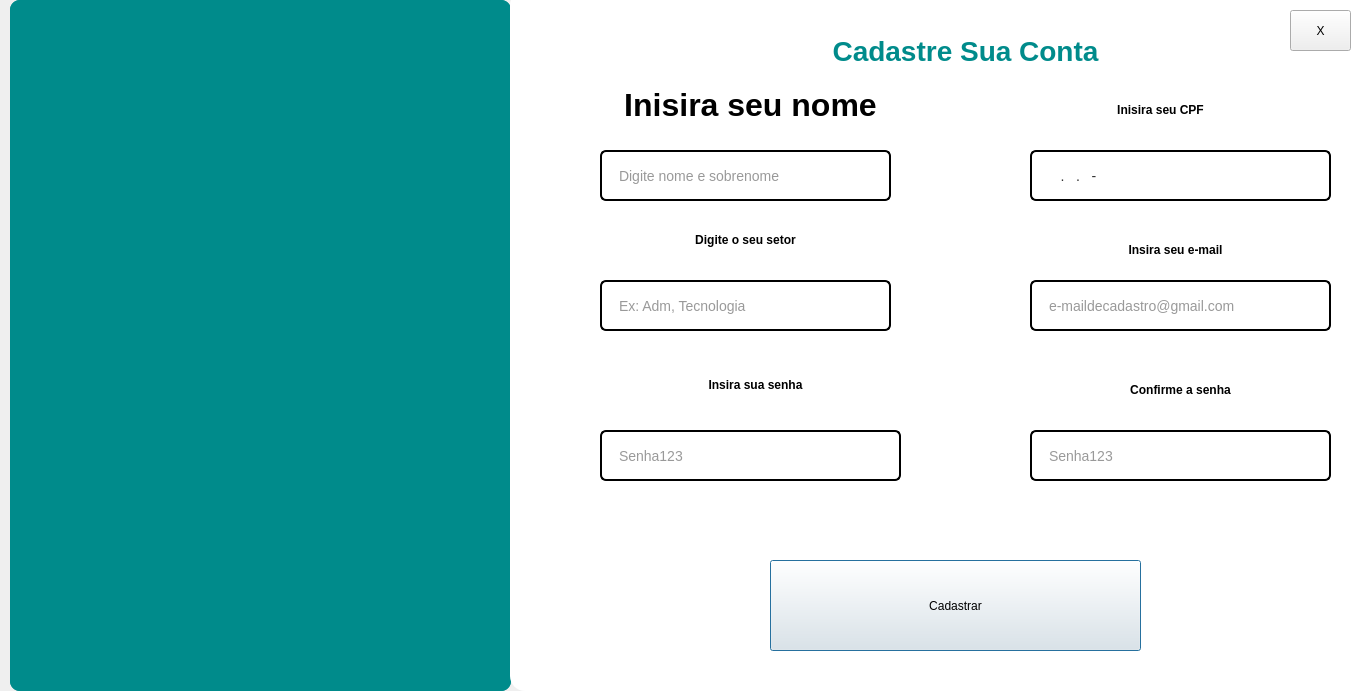
<?xml version="1.0" encoding="UTF-8"?>
<ui version="4.0">
 <class>Dialog</class>
 <widget class="QDialog" name="Dialog">
  <property name="windowModality">
   <enum>Qt::NonModal</enum>
  </property>
  <property name="geometry">
   <rect>
    <x>0</x>
    <y>0</y>
    <width>1366</width>
    <height>691</height>
   </rect>
  </property>
  <property name="maximumSize">
   <size>
    <width>16777215</width>
    <height>16777215</height>
   </size>
  </property>
  <property name="windowTitle">
   <string>Dialog</string>
  </property>
  <property name="layoutDirection">
   <enum>Qt::LeftToRight</enum>
  </property>
  <widget class="QFrame" name="frame">
   <property name="geometry">
    <rect>
     <x>10</x>
     <y>0</y>
     <width>501</width>
     <height>691</height>
    </rect>
   </property>
   <property name="styleSheet">
    <string notr="true">background-color: #008b8b;

border-radius: 10px</string>
   </property>
   <property name="frameShape">
    <enum>QFrame::StyledPanel</enum>
   </property>
   <property name="frameShadow">
    <enum>QFrame::Raised</enum>
   </property>
   <widget class="QLabel" name="lbl_logo">
    <property name="geometry">
     <rect>
      <x>0</x>
      <y>0</y>
      <width>501</width>
      <height>691</height>
     </rect>
    </property>
    <property name="text">
     <string/>
    </property>
    <property name="pixmap">
     <pixmap>../../../Downloads/Bem Vindo!.png</pixmap>
    </property>
    <property name="scaledContents">
     <bool>true</bool>
    </property>
   </widget>
  </widget>
  <widget class="QFrame" name="frame_3">
   <property name="geometry">
    <rect>
     <x>510</x>
     <y>-10</y>
     <width>991</width>
     <height>701</height>
    </rect>
   </property>
   <property name="styleSheet">
    <string notr="true">QFrame {
    background-color: #ffffff; /* Fundo branco */
    border: none; /* Sem borda */
    border-radius: 15px; /* Bordas arredondadas */
}
</string>
   </property>
   <property name="frameShape">
    <enum>QFrame::StyledPanel</enum>
   </property>
   <property name="frameShadow">
    <enum>QFrame::Raised</enum>
   </property>
   <widget class="QLabel" name="label_8">
    <property name="geometry">
     <rect>
      <x>120</x>
      <y>20</y>
      <width>671</width>
      <height>81</height>
     </rect>
    </property>
    <property name="font">
     <font>
      <pointsize>-1</pointsize>
      <weight>75</weight>
      <bold>true</bold>
     </font>
    </property>
    <property name="styleSheet">
     <string notr="true">QLabel {
    font-size: 28px; 
    text-align: center; 
    font-weight: bold; 
    color: #008b8b;
}

</string>
    </property>
    <property name="text">
     <string>Cadastre Sua Conta</string>
    </property>
    <property name="alignment">
     <set>Qt::AlignCenter</set>
    </property>
   </widget>
   <widget class="QLineEdit" name="txt_nomeadm">
    <property name="geometry">
     <rect>
      <x>90</x>
      <y>160</y>
      <width>291</width>
      <height>51</height>
     </rect>
    </property>
    <property name="styleSheet">
     <string notr="true">QLineEdit {
    background-color: white; /* Fundo branco */
    border: 2px solid black; /* Borda preta */
    border-radius: 6px; 
    padding: 10px 15px; 
    font-size: 14px;
    font-family: Arial, sans-serif;
    color: #333333; 
    transition: background-color 0.3s ease, border 0.3s ease, box-shadow 0.3s ease;
    box-shadow: 0px 3px 5px rgba(0, 0, 0, 0.15); 
}

QLineEdit:hover {
    border: 2px solid black; /* Mantém a borda preta ao passar o mouse */
    background-color: #f5faff; 
    box-shadow: 0px 4px 8px rgba(0, 0, 0, 0.2);
}

QLineEdit:focus {
    border: 2px solid black; /* Mantém a borda preta ao focar */
    background-color: white; /* Fundo branco */
    box-shadow: 0px 0px 10px rgba(102, 153, 153, 0.5);
    outline: none;
}

QLineEdit:disabled {
    background-color: #ebebeb; 
    border: 2px solid rgba(179, 214, 214, 255);
    color: #a0a0a0;
    box-shadow: none;
}

</string>
    </property>
    <property name="placeholderText">
     <string>Digite nome e sobrenome</string>
    </property>
   </widget>
   <widget class="QLabel" name="lbl_usuario">
    <property name="geometry">
     <rect>
      <x>0</x>
      <y>150</y>
      <width>71</width>
      <height>61</height>
     </rect>
    </property>
    <property name="text">
     <string/>
    </property>
    <property name="pixmap">
     <pixmap>../Front2/icone/Icone (4).png</pixmap>
    </property>
    <property name="scaledContents">
     <bool>true</bool>
    </property>
   </widget>
   <widget class="QLabel" name="label_4">
    <property name="geometry">
     <rect>
      <x>80</x>
      <y>90</y>
      <width>321</width>
      <height>51</height>
     </rect>
    </property>
    <property name="styleSheet">
     <string notr="true">font: 75 18pt &quot;Verdana&quot;;</string>
    </property>
    <property name="text">
     <string>&lt;html&gt;&lt;head/&gt;&lt;body&gt;&lt;p align=&quot;center&quot;&gt;&lt;span style=&quot; font-size:24pt; font-weight:600;&quot;&gt;Inisira seu nome&lt;/span&gt;&lt;/p&gt;&lt;/body&gt;&lt;/html&gt;</string>
    </property>
   </widget>
   <widget class="QLabel" name="label">
    <property name="geometry">
     <rect>
      <x>510</x>
      <y>100</y>
      <width>281</width>
      <height>41</height>
     </rect>
    </property>
    <property name="styleSheet">
     <string notr="true">font: 75 24pt &quot;Verdana&quot;;</string>
    </property>
    <property name="text">
     <string>&lt;html&gt;&lt;head/&gt;&lt;body&gt;&lt;p align=&quot;center&quot;&gt;&lt;span style=&quot; font-weight:600;&quot;&gt;Inisira seu CPF&lt;/span&gt;&lt;/p&gt;&lt;/body&gt;&lt;/html&gt;</string>
    </property>
   </widget>
   <widget class="QLineEdit" name="txt_cpf">
    <property name="geometry">
     <rect>
      <x>520</x>
      <y>160</y>
      <width>301</width>
      <height>51</height>
     </rect>
    </property>
    <property name="styleSheet">
     <string notr="true">QLineEdit {
    background-color: white; /* Fundo branco */
    border: 2px solid black; /* Borda preta */
    border-radius: 6px; 
    padding: 10px 15px; 
    font-size: 14px;
    font-family: Arial, sans-serif;
    color: #333333; 
    transition: background-color 0.3s ease, border 0.3s ease, box-shadow 0.3s ease;
    box-shadow: 0px 3px 5px rgba(0, 0, 0, 0.15); 
}

QLineEdit:hover {
    border: 2px solid black; /* Mantém a borda preta ao passar o mouse */
    background-color: #f5faff; 
    box-shadow: 0px 4px 8px rgba(0, 0, 0, 0.2);
}

QLineEdit:focus {
    border: 2px solid black; /* Mantém a borda preta ao focar */
    background-color: white; /* Fundo branco */
    box-shadow: 0px 0px 10px rgba(102, 153, 153, 0.5);
    outline: none;
}

QLineEdit:disabled {
    background-color: #ebebeb; 
    border: 2px solid rgba(179, 214, 214, 255);
    color: #a0a0a0;
    box-shadow: none;
}
</string>
    </property>
    <property name="inputMask">
     <string>000.000.000-00</string>
    </property>
    <property name="placeholderText">
     <string>Ex: 000.000.000-00</string>
    </property>
   </widget>
   <widget class="QLabel" name="lbl_cpf">
    <property name="geometry">
     <rect>
      <x>430</x>
      <y>150</y>
      <width>71</width>
      <height>61</height>
     </rect>
    </property>
    <property name="text">
     <string/>
    </property>
    <property name="pixmap">
     <pixmap>../Front2/icone/Icone (8).png</pixmap>
    </property>
    <property name="scaledContents">
     <bool>true</bool>
    </property>
   </widget>
   <widget class="QLabel" name="label_7">
    <property name="geometry">
     <rect>
      <x>70</x>
      <y>230</y>
      <width>331</width>
      <height>41</height>
     </rect>
    </property>
    <property name="styleSheet">
     <string notr="true">font: 75 24pt &quot;Verdana&quot;;</string>
    </property>
    <property name="text">
     <string>&lt;html&gt;&lt;head/&gt;&lt;body&gt;&lt;p align=&quot;center&quot;&gt;&lt;span style=&quot; font-weight:600;&quot;&gt;Digite o seu setor&lt;/span&gt;&lt;/p&gt;&lt;/body&gt;&lt;/html&gt;</string>
    </property>
   </widget>
   <widget class="QLineEdit" name="txt_setor">
    <property name="geometry">
     <rect>
      <x>90</x>
      <y>290</y>
      <width>291</width>
      <height>51</height>
     </rect>
    </property>
    <property name="styleSheet">
     <string notr="true">QLineEdit {
    background-color: white; /* Fundo branco */
    border: 2px solid black; /* Borda preta */
    border-radius: 6px; 
    padding: 10px 15px; 
    font-size: 14px;
    font-family: Arial, sans-serif;
    color: #333333; 
    transition: background-color 0.3s ease, border 0.3s ease, box-shadow 0.3s ease;
    box-shadow: 0px 3px 5px rgba(0, 0, 0, 0.15); 
}

QLineEdit:hover {
    border: 2px solid black; /* Mantém a borda preta ao passar o mouse */
    background-color: #f5faff; 
    box-shadow: 0px 4px 8px rgba(0, 0, 0, 0.2);
}

QLineEdit:focus {
    border: 2px solid black; /* Mantém a borda preta ao focar */
    background-color: white; /* Fundo branco */
    box-shadow: 0px 0px 10px rgba(102, 153, 153, 0.5);
    outline: none;
}

QLineEdit:disabled {
    background-color: #ebebeb; 
    border: 2px solid rgba(179, 214, 214, 255);
    color: #a0a0a0;
    box-shadow: none;
}

</string>
    </property>
    <property name="placeholderText">
     <string>Ex: Adm, Tecnologia</string>
    </property>
   </widget>
   <widget class="QLabel" name="lbl_pc">
    <property name="geometry">
     <rect>
      <x>10</x>
      <y>280</y>
      <width>61</width>
      <height>61</height>
     </rect>
    </property>
    <property name="text">
     <string/>
    </property>
    <property name="pixmap">
     <pixmap>../Front2/icone/icone (10).png</pixmap>
    </property>
    <property name="scaledContents">
     <bool>true</bool>
    </property>
   </widget>
   <widget class="QLabel" name="label_2">
    <property name="geometry">
     <rect>
      <x>510</x>
      <y>240</y>
      <width>311</width>
      <height>41</height>
     </rect>
    </property>
    <property name="styleSheet">
     <string notr="true">font: 75 24pt &quot;Verdana&quot;;</string>
    </property>
    <property name="text">
     <string>&lt;html&gt;&lt;head/&gt;&lt;body&gt;&lt;p align=&quot;center&quot;&gt;&lt;span style=&quot; font-weight:600;&quot;&gt;Insira seu e-mail&lt;/span&gt;&lt;/p&gt;&lt;/body&gt;&lt;/html&gt;</string>
    </property>
   </widget>
   <widget class="QLineEdit" name="txt_email">
    <property name="geometry">
     <rect>
      <x>520</x>
      <y>290</y>
      <width>301</width>
      <height>51</height>
     </rect>
    </property>
    <property name="styleSheet">
     <string notr="true">QLineEdit {
    background-color: white; /* Fundo branco */
    border: 2px solid black; /* Borda preta */
    border-radius: 6px; 
    padding: 10px 15px; 
    font-size: 14px;
    font-family: Arial, sans-serif;
    color: #333333; 
    transition: background-color 0.3s ease, border 0.3s ease, box-shadow 0.3s ease;
    box-shadow: 0px 3px 5px rgba(0, 0, 0, 0.15); 
}

QLineEdit:hover {
    border: 2px solid black; /* Mantém a borda preta ao passar o mouse */
    background-color: #f5faff; 
    box-shadow: 0px 4px 8px rgba(0, 0, 0, 0.2);
}

QLineEdit:focus {
    border: 2px solid black; /* Mantém a borda preta ao focar */
    background-color: white; /* Fundo branco */
    box-shadow: 0px 0px 10px rgba(102, 153, 153, 0.5);
    outline: none;
}

QLineEdit:disabled {
    background-color: #ebebeb; 
    border: 2px solid rgba(179, 214, 214, 255);
    color: #a0a0a0;
    box-shadow: none;
}

</string>
    </property>
    <property name="placeholderText">
     <string>e-maildecadastro@gmail.com</string>
    </property>
   </widget>
   <widget class="QLabel" name="lbl_email">
    <property name="geometry">
     <rect>
      <x>440</x>
      <y>290</y>
      <width>61</width>
      <height>51</height>
     </rect>
    </property>
    <property name="text">
     <string/>
    </property>
    <property name="pixmap">
     <pixmap>../Front2/icone/Icone (7).png</pixmap>
    </property>
    <property name="scaledContents">
     <bool>true</bool>
    </property>
   </widget>
   <widget class="QLabel" name="label_3">
    <property name="geometry">
     <rect>
      <x>90</x>
      <y>370</y>
      <width>311</width>
      <height>51</height>
     </rect>
    </property>
    <property name="styleSheet">
     <string notr="true">font: 75 24pt &quot;Verdana&quot;;</string>
    </property>
    <property name="text">
     <string>&lt;html&gt;&lt;head/&gt;&lt;body&gt;&lt;p align=&quot;center&quot;&gt;&lt;span style=&quot; font-weight:600;&quot;&gt;Insira sua senha&lt;/span&gt;&lt;/p&gt;&lt;/body&gt;&lt;/html&gt;</string>
    </property>
   </widget>
   <widget class="QLineEdit" name="txt_senha">
    <property name="geometry">
     <rect>
      <x>90</x>
      <y>440</y>
      <width>301</width>
      <height>51</height>
     </rect>
    </property>
    <property name="styleSheet">
     <string notr="true">QLineEdit {
    background-color: white; /* Fundo branco */
    border: 2px solid black; /* Borda preta */
    border-radius: 6px; 
    padding: 10px 15px; 
    font-size: 14px;
    font-family: Arial, sans-serif;
    color: #333333; 
    transition: background-color 0.3s ease, border 0.3s ease, box-shadow 0.3s ease;
    box-shadow: 0px 3px 5px rgba(0, 0, 0, 0.15); 
}

QLineEdit:hover {
    border: 2px solid black; /* Mantém a borda preta ao passar o mouse */
    background-color: #f5faff; 
    box-shadow: 0px 4px 8px rgba(0, 0, 0, 0.2);
}

QLineEdit:focus {
    border: 2px solid black; /* Mantém a borda preta ao focar */
    background-color: white; /* Fundo branco */
    box-shadow: 0px 0px 10px rgba(102, 153, 153, 0.5);
    outline: none;
}

QLineEdit:disabled {
    background-color: #ebebeb; 
    border: 2px solid rgba(179, 214, 214, 255);
    color: #a0a0a0;
    box-shadow: none;
}
</string>
    </property>
    <property name="echoMode">
     <enum>QLineEdit::Password</enum>
    </property>
    <property name="placeholderText">
     <string>Senha123</string>
    </property>
   </widget>
   <widget class="QLabel" name="lbl_senha">
    <property name="geometry">
     <rect>
      <x>20</x>
      <y>430</y>
      <width>61</width>
      <height>61</height>
     </rect>
    </property>
    <property name="text">
     <string/>
    </property>
    <property name="pixmap">
     <pixmap>../Front2/icone/Icone (9).png</pixmap>
    </property>
    <property name="scaledContents">
     <bool>true</bool>
    </property>
   </widget>
   <widget class="QLabel" name="label_6">
    <property name="geometry">
     <rect>
      <x>510</x>
      <y>380</y>
      <width>321</width>
      <height>41</height>
     </rect>
    </property>
    <property name="styleSheet">
     <string notr="true">font: 75 24pt &quot;Verdana&quot;;</string>
    </property>
    <property name="text">
     <string>&lt;html&gt;&lt;head/&gt;&lt;body&gt;&lt;p align=&quot;center&quot;&gt;&lt;span style=&quot; font-weight:600;&quot;&gt;Confirme a senha&lt;/span&gt;&lt;/p&gt;&lt;/body&gt;&lt;/html&gt;</string>
    </property>
   </widget>
   <widget class="QLineEdit" name="txt_rsenha">
    <property name="geometry">
     <rect>
      <x>520</x>
      <y>440</y>
      <width>301</width>
      <height>51</height>
     </rect>
    </property>
    <property name="styleSheet">
     <string notr="true">QLineEdit {
    background-color: white; /* Fundo branco */
    border: 2px solid black; /* Borda preta */
    border-radius: 6px; 
    padding: 10px 15px; 
    font-size: 14px;
    font-family: Arial, sans-serif;
    color: #333333; 
    transition: background-color 0.3s ease, border 0.3s ease, box-shadow 0.3s ease;
    box-shadow: 0px 3px 5px rgba(0, 0, 0, 0.15); 
}

QLineEdit:hover {
    border: 2px solid black; /* Mantém a borda preta ao passar o mouse */
    background-color: #f5faff; 
    box-shadow: 0px 4px 8px rgba(0, 0, 0, 0.2);
}

QLineEdit:focus {
    border: 2px solid black; /* Mantém a borda preta ao focar */
    background-color: white; /* Fundo branco */
    box-shadow: 0px 0px 10px rgba(102, 153, 153, 0.5);
    outline: none;
}

QLineEdit:disabled {
    background-color: #ebebeb; 
    border: 2px solid rgba(179, 214, 214, 255);
    color: #a0a0a0;
    box-shadow: none;
}
</string>
    </property>
    <property name="echoMode">
     <enum>QLineEdit::Password</enum>
    </property>
    <property name="placeholderText">
     <string>Senha123</string>
    </property>
   </widget>
   <widget class="QLabel" name="lbl_senha_2">
    <property name="geometry">
     <rect>
      <x>440</x>
      <y>430</y>
      <width>71</width>
      <height>61</height>
     </rect>
    </property>
    <property name="text">
     <string/>
    </property>
    <property name="pixmap">
     <pixmap>../Front2/icone/Icone (9).png</pixmap>
    </property>
    <property name="scaledContents">
     <bool>true</bool>
    </property>
   </widget>
   <widget class="QPushButton" name="Btn_Cadastrar">
    <property name="geometry">
     <rect>
      <x>260</x>
      <y>570</y>
      <width>371</width>
      <height>91</height>
     </rect>
    </property>
    <property name="cursor">
     <cursorShape>PointingHandCursor</cursorShape>
    </property>
    <property name="styleSheet">
     <string notr="true">QPushButton {
    background-color: white;
    color: #008b8b;
    border: 2px solid #008b8b;
    border-radius: 8px;
    font-family: 'Baloo Tammudu 2';
    font-size: 40px;
}

QPushButton:hover {
    background-color: #0A3D62;
    color: white;
}

QPushButton:pressed {
    background-color: #05445E; 
clique */
}
</string>
    </property>
    <property name="text">
     <string>Cadastrar</string>
    </property>
   </widget>
   <widget class="QPushButton" name="Btn_Voltar">
    <property name="geometry">
     <rect>
      <x>780</x>
      <y>20</y>
      <width>61</width>
      <height>41</height>
     </rect>
    </property>
    <property name="cursor">
     <cursorShape>PointingHandCursor</cursorShape>
    </property>
    <property name="styleSheet">
     <string notr="true">QPushButton {
    background-color: white;
    color: #008b8b;
    border: 2px solid #008b8b;
    border-radius: 8px;
    font-family: 'Baloo Tammudu 2';
    font-size: 16px;
}

QPushButton:hover {
    background-color: #0A3D62;
    color: white;
}

QPushButton:pressed {
    background-color: #05445E; 
clique */
}
</string>
    </property>
    <property name="text">
     <string>X</string>
    </property>
   </widget>
  </widget>
 </widget>
 <resources>
  <include location="icone/icons.qrc"/>
 </resources>
 <connections/>
</ui>
